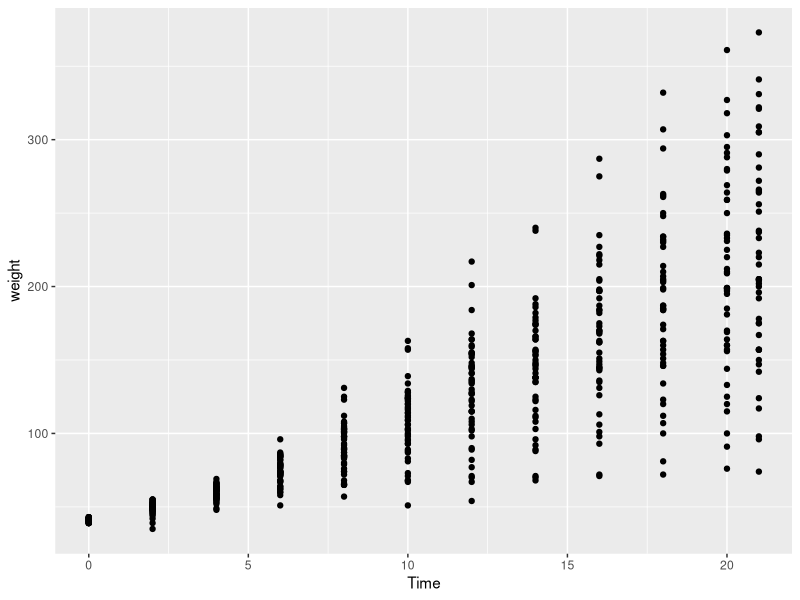
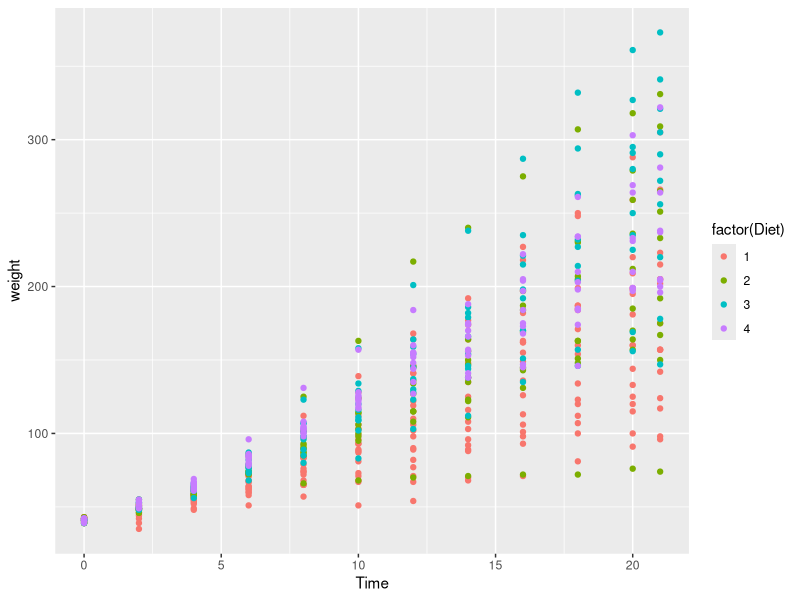
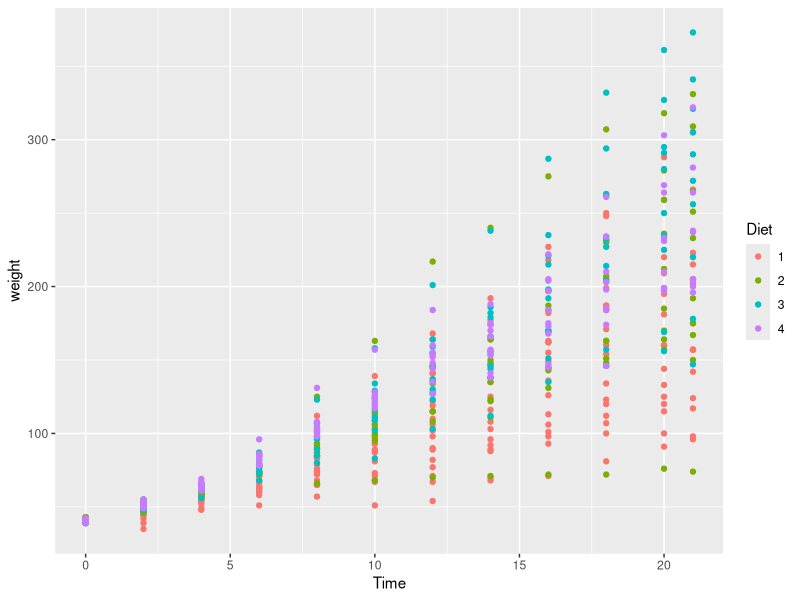
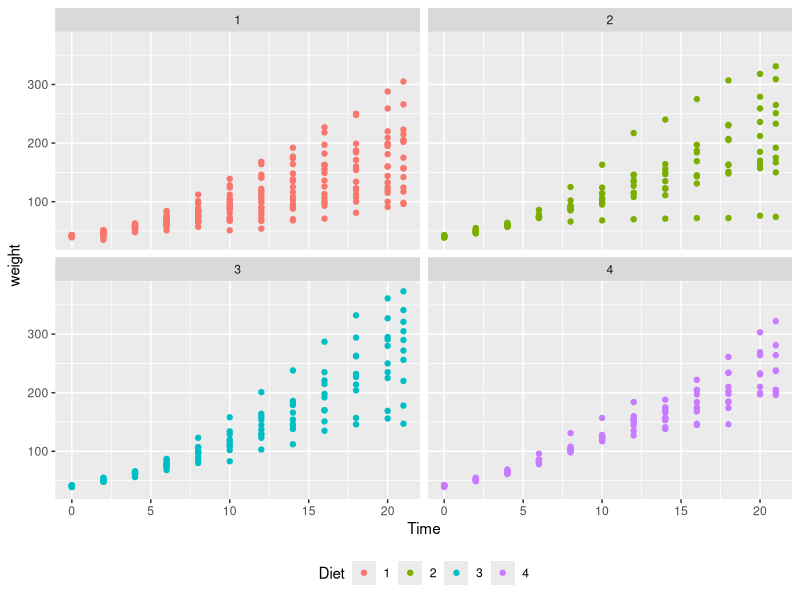
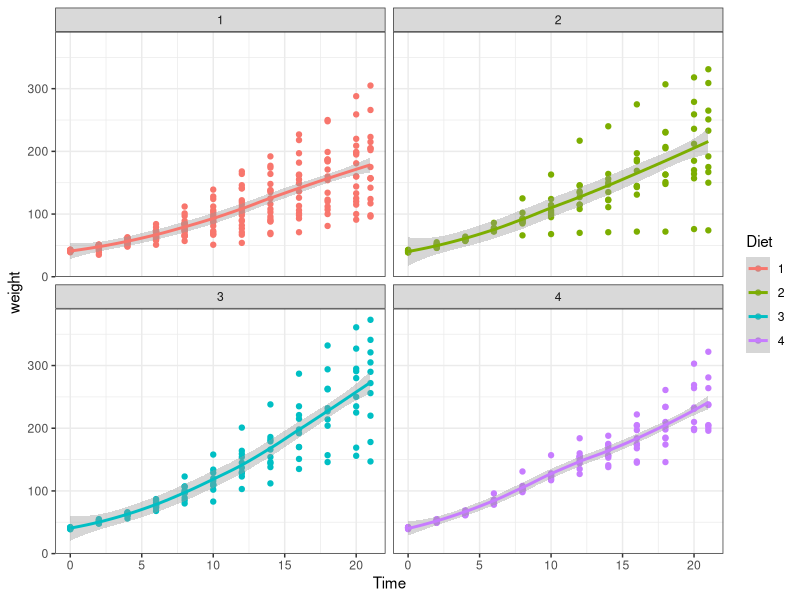
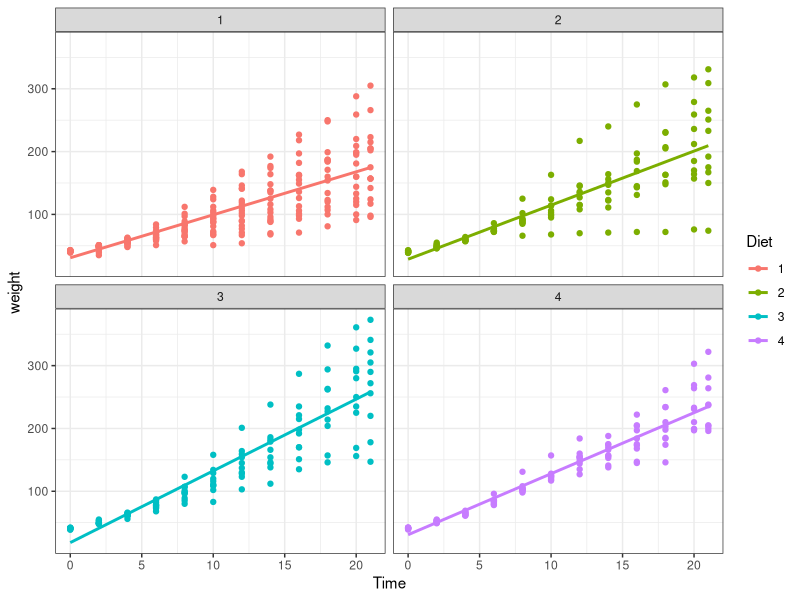

Recreate these plots in R, in order. (Note: this script raises an error after producing the figures.)
## Basic script
## Date and author

?ChickWeight  # opens help file for the data set
# load tidyverse
library(tidyverse)
glimpse(ChickWeight)
summary(ChickWeight)
## Visualization
ggplot(ChickWeight, aes(Time, weight)) + 
  geom_point()
##
ggplot(ChickWeight, aes(Time, weight, color = factor(Diet))) + 
  geom_point()
##
ChickWeight <- ChickWeight %>% 
  mutate(Diet = factor(Diet))
##
ggplot(ChickWeight, aes(Time, weight, color = Diet)) + 
  geom_point()
##
ggplot(ChickWeight, aes(Time, weight, color = Diet)) + 
  geom_point() +
  facet_wrap(~Diet) +
  theme(legend.position = "bottom")
## loess
ggplot(ChickWeight, aes(Time, weight, color = Diet)) + 
  geom_point() +
  facet_wrap(~Diet) +
  geom_smooth() +
  theme(legend.position = "bottom") + 
  theme_bw()
##
ggplot(ChickWeight, aes(Time, weight, color = Diet)) + 
  geom_point() +
  facet_wrap(~Diet) +
  geom_smooth(method = "lm", se = FALSE) +
  theme(legend.position = "bottom") + 
  theme_bw()
## Regression
lm(weight ~ Time, data = subset(ChickWeight, Diet == 1))
lm(weight ~ Time, data = subset(ChickWeight, Diet == 2))
lm(weight ~ Time, data = subset(ChickWeight, Diet == 3))
lm(weight ~ Time, data = subset(ChickWeight, Diet == 4))
